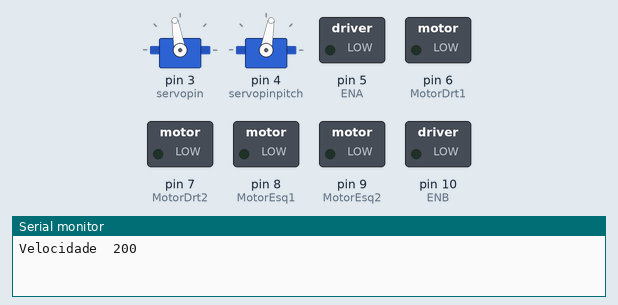
A sketch run on a simulated Arduino Uno, built with avr-gcc and run on an emulated ATmega328P. On the bench: 2 × servo, switched loads named in the sketch (green lamp = pin HIGH), the last lines printed to the serial monitor.

Above: at 0.05 s.
At 3.0 s:
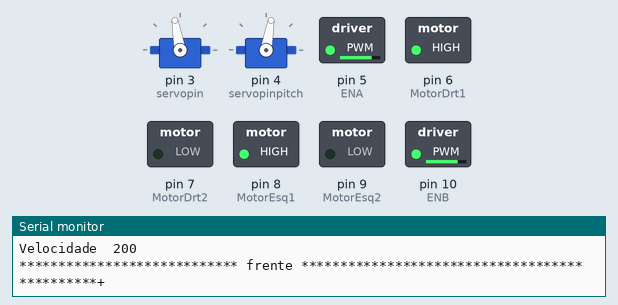
At 3.75 s:
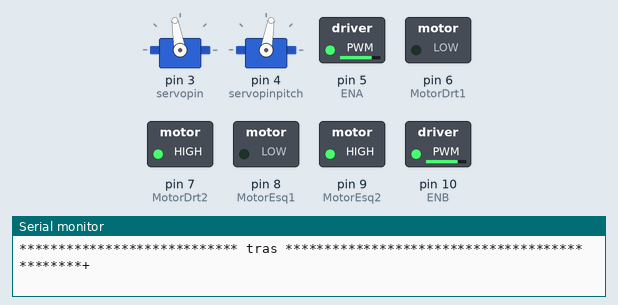
At 4.5 s:
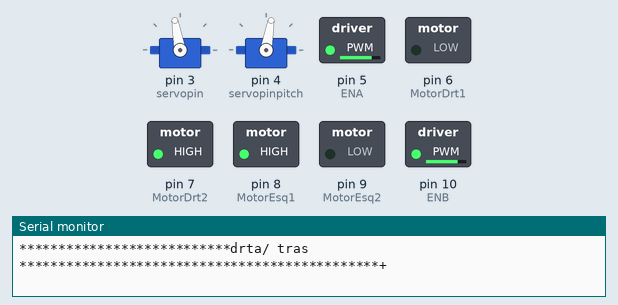
At 6.05 s:
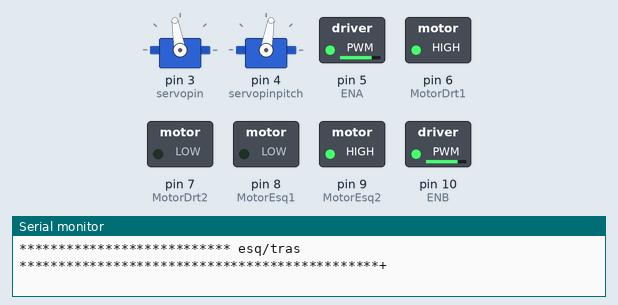
Timing chart, 0 to 7.0 s (numbered marks = the images above):
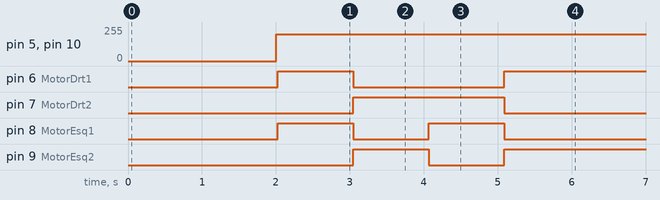

The sketch:

robot2_segidorlinha_obst_absm_IrControl.ino
```cpp
//-- Sensor ultrassonico
//Incluindo biblioteca Ultrasonic.h
#include "Ultrasonic.h"
#include<Servo.h>
#include "IRremote.h"

#define servopin 3

#define  Echo  13 //PINO DIGITAL UTILIZADO PELO HC-SR04 ECHO(RECEBE)
#define  Trig 12 //PINO DIGITAL UTILIZADO PELO HC-SR04 TRIG(ENVIA)

#define ENA 5
#define MotorDrt1 6
#define MotorDrt2 7
#define MotorEsq1 8
#define MotorEsq2 9
#define ENB 10

// Definindo os pinos dos sensores de linha
#define Se A1//esq
#define Sc A2//meio
#define Sd A3//drt

#define Ir_pin A0
#define servopinroll 3
#define servopinpitch 4
#define Echo 13
#define Trig 12
#define EchoAb 11
#define TrigAb 2

int velocidade=0;//alterar com potenciometro
int val1;
int v2=0;
int distancia;
int distancia2;
int distanciaEsq;
int distanciaDir;
int resultado;

boolean modeobst=false;
boolean modeabsm=false;//true;
boolean modelinha=false;

IRrecv irrecv(Ir_pin);
decode_results results;

Ultrasonic ultrasonic(Trig,Echo);
Ultrasonic ultrasonicAb(TrigAb,EchoAb);

int sensoresq;// = digitalRead(Se);
int sensorcent;// = digitalRead(Sc);
int sensordt;// = digitalRead(Sd);

Servo rollservo;
Servo pitchservo;


void setup() {
  //Definições de entrada e saída

  rollservo.attach(servopinroll);
  rollservo.write(100);

  pitchservo.attach(servopinpitch);
  pitchservo.write(80);

  pinMode(Echo, INPUT);
  pinMode(Trig, OUTPUT);

  pinMode(servopin, OUTPUT);

  pinMode(ENA,OUTPUT);
  pinMode(ENB,OUTPUT);

  pinMode(MotorDrt1, OUTPUT);
  pinMode(MotorDrt2, OUTPUT);
  pinMode(MotorEsq1, OUTPUT);
  pinMode(MotorEsq2, OUTPUT);


  Serial.begin(9600);// Inicia a comunicação seria com velocidade de 9600 bits por segundo

}

void loop()
{
  // put your main code here, to run repeatedly:

 //frente


    //acerta a velocidade pelo potenciometro
    velocidade = 200;//map(val1, 0, 1023, 0, 255);

    Serial.print("Velocidade  ");
    Serial.println(velocidade);

    delay(2000);

    analogWrite(ENA,velocidade);
    analogWrite(ENB,velocidade);

  //frente
    Serial.println("**************************** frente **********************************************+ ");

    //analogWrite(ENA,velocidade);
    //analogWrite(ENB,velocidade);

    digitalWrite(MotorDrt1, HIGH);
    digitalWrite(MotorDrt2, LOW);
    digitalWrite(MotorEsq1,HIGH);
    digitalWrite(MotorEsq2, LOW);

    delay(1000);
    Serial.println("**************************** tras **********************************************+ ");

    digitalWrite(MotorDrt1, LOW);
    digitalWrite(MotorDrt2, HIGH);
    digitalWrite(MotorEsq1,LOW);
    digitalWrite(MotorEsq2, HIGH);


       delay(1000);

   //direita/tras
   Serial.println("***************************drta/ tras **********************************************+ ");

     digitalWrite(MotorDrt1, LOW);
    digitalWrite(MotorDrt2, HIGH);
    digitalWrite(MotorEsq1,HIGH);
    digitalWrite(MotorEsq2, LOW);

     delay(1000);


//esq/tras
Serial.println("*************************** esq/tras **********************************************+ ");

    digitalWrite(MotorDrt1, HIGH);
    digitalWrite(MotorDrt2, LOW);
    digitalWrite(MotorEsq1,LOW);
    digitalWrite(MotorEsq2, HIGH);

     delay(1000);

 // delay(4000);// Vamos dar um tempo de 4 segundos aqui o suficiente para ligar o carrinho e colocar no chao
}
```

Measured:
- by itself, pin 5 (ENA), pin 10 (ENB): 0/255 → 200/255 at 2.0 s
- by itself, pin 6 (MotorDrt1): repeats every 6.1 s: LOW 2.0 s, HIGH 4.0 s
- by itself, pin 7 (MotorDrt2): alternates HIGH for 2.0 s and LOW for 4.0 s
- by itself, pin 8 (MotorEsq1): repeats every 6.1 s: LOW 1.0 s, HIGH 1.0 s, LOW 3.0 s, HIGH 1.0 s
- by itself, pin 9 (MotorEsq2): repeats every 6.1 s: LOW 1.0 s, HIGH 3.0 s, LOW 1.0 s, HIGH 1.0 s
